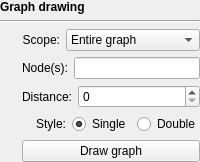
         <widget class="QWidget" name="graphDrawingWidget" native="true">
          <property name="enabled">
           <bool>true</bool>
          </property>
          <layout class="QVBoxLayout" name="verticalLayout_2">
           <property name="leftMargin">
            <number>0</number>
           </property>
           <property name="topMargin">
            <number>0</number>
           </property>
           <property name="rightMargin">
            <number>0</number>
           </property>
           <property name="bottomMargin">
            <number>0</number>
           </property>
           <item>
            <widget class="QLabel" name="label_5">
             <property name="font">
              <font>
               <weight>75</weight>
               <bold>true</bold>
              </font>
             </property>
             <property name="text">
              <string>Graph drawing</string>
             </property>
            </widget>
           </item>
           <item>
            <widget class="Line" name="line">
             <property name="orientation">
              <enum>Qt::Horizontal</enum>
             </property>
            </widget>
           </item>
           <item>
            <widget class="QWidget" name="widget_5" native="true">
             <layout class="QHBoxLayout" name="horizontalLayout_6">
              <property name="leftMargin">
               <number>0</number>
              </property>
              <property name="topMargin">
               <number>0</number>
              </property>
              <property name="rightMargin">
               <number>0</number>
              </property>
              <property name="bottomMargin">
               <number>0</number>
              </property>
              <item>
               <widget class="InfoTextWidget" name="graphScopeInfoText" native="true">
                <property name="sizePolicy">
                 <sizepolicy hsizetype="Fixed" vsizetype="Fixed">
                  <horstretch>0</horstretch>
                  <verstretch>0</verstretch>
                 </sizepolicy>
                </property>
                <property name="minimumSize">
                 <size>
                  <width>16</width>
                  <height>16</height>
                 </size>
                </property>
               </widget>
              </item>
              <item>
               <widget class="QLabel" name="label_9">
                <property name="text">
                 <string>Scope:</string>
                </property>
                <property name="alignment">
                 <set>Qt::AlignRight|Qt::AlignTrailing|Qt::AlignVCenter</set>
                </property>
               </widget>
              </item>
              <item>
               <widget class="QComboBox" name="graphScopeComboBox">
                <property name="sizePolicy">
                 <sizepolicy hsizetype="Expanding" vsizetype="Fixed">
                  <horstretch>0</horstretch>
                  <verstretch>0</verstretch>
                 </sizepolicy>
                </property>
                <item>
                 <property name="text">
                  <string>Entire graph</string>
                 </property>
                </item>
                <item>
                 <property name="text">
                  <string>Around nodes</string>
                 </property>
                </item>
                <item>
                 <property name="text">
                  <string>Around BLAST hits</string>
                 </property>
                </item>
               </widget>
              </item>
             </layout>
            </widget>
           </item>
           <item>
            <widget class="QWidget" name="nodeSelectionWidget" native="true">
             <property name="enabled">
              <bool>true</bool>
             </property>
             <layout class="QHBoxLayout" name="horizontalLayout_2">
              <property name="leftMargin">
               <number>0</number>
              </property>
              <property name="topMargin">
               <number>0</number>
              </property>
              <property name="rightMargin">
               <number>0</number>
              </property>
              <property name="bottomMargin">
               <number>0</number>
              </property>
              <item>
               <widget class="InfoTextWidget" name="startingNodesInfoText" native="true">
                <property name="enabled">
                 <bool>true</bool>
                </property>
                <property name="sizePolicy">
                 <sizepolicy hsizetype="Fixed" vsizetype="Fixed">
                  <horstretch>0</horstretch>
                  <verstretch>0</verstretch>
                 </sizepolicy>
                </property>
                <property name="minimumSize">
                 <size>
                  <width>16</width>
                  <height>16</height>
                 </size>
                </property>
               </widget>
              </item>
              <item>
               <widget class="QLabel" name="label_11">
                <property name="enabled">
                 <bool>true</bool>
                </property>
                <property name="text">
                 <string>Node(s):</string>
                </property>
                <property name="alignment">
                 <set>Qt::AlignRight|Qt::AlignTrailing|Qt::AlignVCenter</set>
                </property>
               </widget>
              </item>
              <item>
               <widget class="QLineEdit" name="startingNodesLineEdit">
                <property name="enabled">
                 <bool>true</bool>
                </property>
                <property name="sizePolicy">
                 <sizepolicy hsizetype="Expanding" vsizetype="Fixed">
                  <horstretch>0</horstretch>
                  <verstretch>0</verstretch>
                 </sizepolicy>
                </property>
               </widget>
              </item>
             </layout>
            </widget>
           </item>
           <item>
            <widget class="QWidget" name="distanceWidget" native="true">
             <property name="enabled">
              <bool>true</bool>
             </property>
             <layout class="QHBoxLayout" name="horizontalLayout_3">
              <property name="leftMargin">
               <number>0</number>
              </property>
              <property name="topMargin">
               <number>0</number>
              </property>
              <property name="rightMargin">
               <number>0</number>
              </property>
              <property name="bottomMargin">
               <number>0</number>
              </property>
              <item>
               <widget class="InfoTextWidget" name="nodeDistanceInfoText" native="true">
                <property name="enabled">
                 <bool>true</bool>
                </property>
                <property name="sizePolicy">
                 <sizepolicy hsizetype="Fixed" vsizetype="Fixed">
                  <horstretch>0</horstretch>
                  <verstretch>0</verstretch>
                 </sizepolicy>
                </property>
                <property name="minimumSize">
                 <size>
                  <width>16</width>
                  <height>16</height>
                 </size>
                </property>
               </widget>
              </item>
              <item>
               <widget class="QLabel" name="label">
                <property name="enabled">
                 <bool>true</bool>
                </property>
                <property name="text">
                 <string>Distance:</string>
                </property>
                <property name="alignment">
                 <set>Qt::AlignRight|Qt::AlignTrailing|Qt::AlignVCenter</set>
                </property>
               </widget>
              </item>
              <item>
               <widget class="QSpinBox" name="nodeDistanceSpinBox">
                <property name="enabled">
                 <bool>true</bool>
                </property>
                <property name="sizePolicy">
                 <sizepolicy hsizetype="Expanding" vsizetype="Fixed">
                  <horstretch>0</horstretch>
                  <verstretch>0</verstretch>
                 </sizepolicy>
                </property>
                <property name="maximum">
                 <number>10000</number>
                </property>
               </widget>
              </item>
             </layout>
            </widget>
           </item>
           <item>
            <widget class="QWidget" name="widget" native="true">
             <layout class="QHBoxLayout" name="horizontalLayout_4">
              <property name="leftMargin">
               <number>0</number>
              </property>
              <property name="topMargin">
               <number>0</number>
              </property>
              <property name="rightMargin">
               <number>0</number>
              </property>
              <property name="bottomMargin">
               <number>0</number>
              </property>
              <item>
               <widget class="InfoTextWidget" name="nodeStyleInfoText" native="true">
                <property name="sizePolicy">
                 <sizepolicy hsizetype="Fixed" vsizetype="Fixed">
                  <horstretch>0</horstretch>
                  <verstretch>0</verstretch>
                 </sizepolicy>
                </property>
                <property name="minimumSize">
                 <size>
                  <width>16</width>
                  <height>16</height>
                 </size>
                </property>
               </widget>
              </item>
              <item>
               <widget class="QLabel" name="label_3">
                <property name="sizePolicy">
                 <sizepolicy hsizetype="Minimum" vsizetype="Preferred">
                  <horstretch>0</horstretch>
                  <verstretch>0</verstretch>
                 </sizepolicy>
                </property>
                <property name="text">
                 <string>Style:</string>
                </property>
                <property name="alignment">
                 <set>Qt::AlignRight|Qt::AlignTrailing|Qt::AlignVCenter</set>
                </property>
               </widget>
              </item>
              <item>
               <widget class="QRadioButton" name="singleNodesRadioButton">
                <property name="sizePolicy">
                 <sizepolicy hsizetype="Preferred" vsizetype="Fixed">
                  <horstretch>0</horstretch>
                  <verstretch>0</verstretch>
                 </sizepolicy>
                </property>
                <property name="text">
                 <string>Single</string>
                </property>
                <property name="checked">
                 <bool>true</bool>
                </property>
               </widget>
              </item>
              <item>
               <widget class="QRadioButton" name="doubleNodesRadioButton">
                <property name="sizePolicy">
                 <sizepolicy hsizetype="Preferred" vsizetype="Fixed">
                  <horstretch>0</horstretch>
                  <verstretch>0</verstretch>
                 </sizepolicy>
                </property>
                <property name="text">
                 <string>Double</string>
                </property>
               </widget>
              </item>
             </layout>
            </widget>
           </item>
           <item>
            <widget class="QWidget" name="widget_10" native="true">
             <layout class="QHBoxLayout" name="horizontalLayout_14">
              <property name="leftMargin">
               <number>0</number>
              </property>
              <property name="topMargin">
               <number>0</number>
              </property>
              <property name="rightMargin">
               <number>0</number>
              </property>
              <property name="bottomMargin">
               <number>0</number>
              </property>
              <item>
               <widget class="InfoTextWidget" name="drawGraphInfoText" native="true">
                <property name="sizePolicy">
                 <sizepolicy hsizetype="Fixed" vsizetype="Fixed">
                  <horstretch>0</horstretch>
                  <verstretch>0</verstretch>
                 </sizepolicy>
                </property>
                <property name="minimumSize">
                 <size>
                  <width>16</width>
                  <height>16</height>
                 </size>
                </property>
               </widget>
              </item>
              <item>
               <widget class="QPushButton" name="drawGraphButton">
                <property name="text">
                 <string>Draw graph</string>
                </property>
               </widget>
              </item>
             </layout>
            </widget>
           </item>
          </layout>
         </widget>
